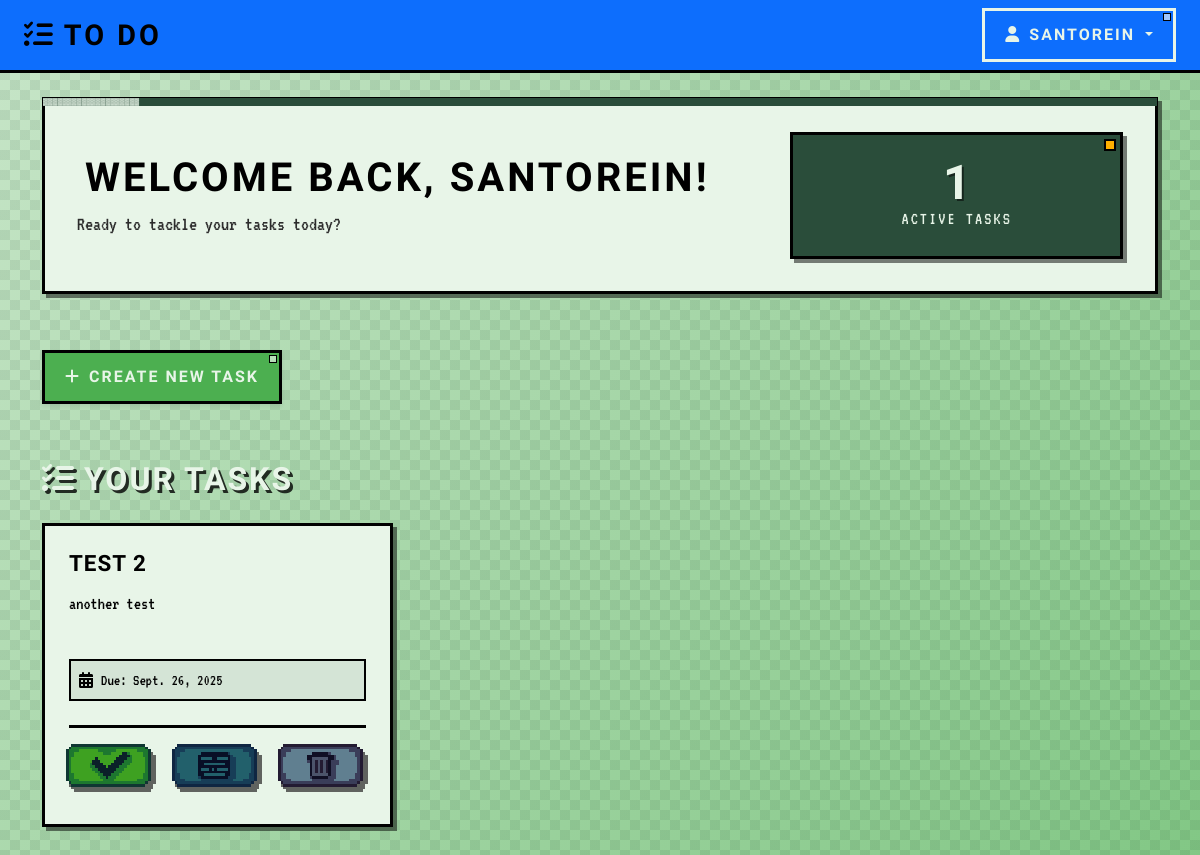
/1, run on an earlier commit of the app's database.
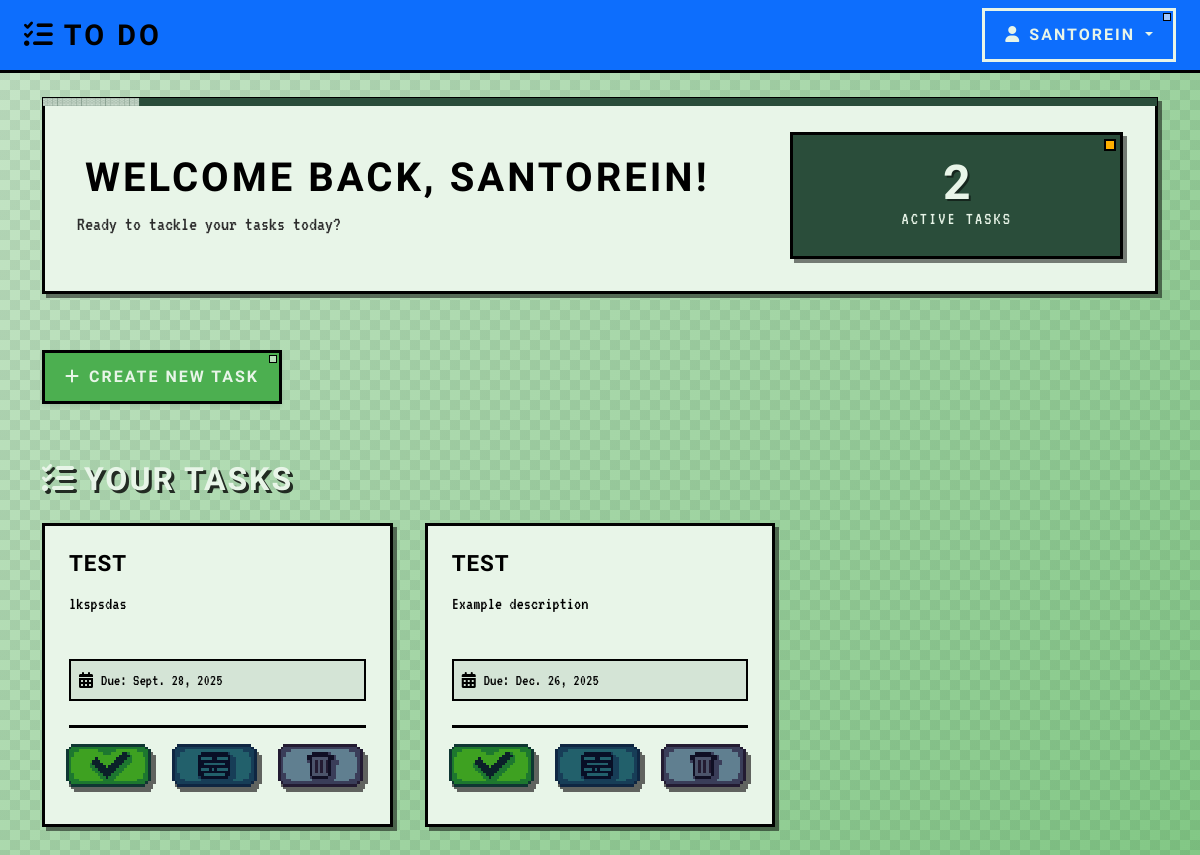
And on a later commit of the database.
### tasks_app/models.py (models this page shows, shortened)
class Task(models.Model):
    name = models.CharField(max_length = 30)
    description = models.CharField(max_length = 85)
    deadline = models.DateField(null=True, blank=True)
    completed = models.BooleanField(default = False)
    user = models.ForeignKey(User, on_delete=models.CASCADE, related_name = 'tasks')

### tasks_app/views/general_views.py (the view)
# urls.py: path('<int:user_id>', views.user_tasks, name = 'main'),
def user_tasks(request, user_id):
    user = get_object_or_404(User, id=user_id)
    tasks = user.tasks.filter(completed = False)
    tasks_list = list()
    return render(request, "user.html", {
        'user':  user,
        'tasks': tasks
    })

### tasks_app/templates/user.html (shortened to what the changed rows need)
{% extends 'base.html' %}
{% load static %}
{% block content %}
<div class="dashboard-bg">
    <div class="container py-4">
        <div class="row mb-4">
            <div class="col-12">
                <div class="welcome-card">
                    <div class="row align-items-center">
                        <div class="col-md-8">
                            <h1 class="welcome-title mb-2">
                                Welcome back, {{user.username}}!
                            </h1>
                        </div>
                        <div class="col-md-4 text-md-end">
                            <div class="task-counter">
                                <span class="counter-number">{{tasks|length}}</span>
                                <span class="counter-label">Active Tasks</span>
                            </div>
                        </div>
                    </div>
                </div>
            </div>
        </div>
        <div class="row">
            <div class="col-12">
                <div class="section-header mb-4">
                    <h2 class="section-title">
                        <i class="fas fa-list-check me-2"></i>Your Tasks
                    </h2>
                </div>
                {% if tasks %}
                    <div class="tasks-grid">
                        {% for task in tasks %}
                        <div class="task-card">
                            <div class="task-header">
                                <h5 class="task-title">{{task.name}}</h5>
                            </div>
                            <div class="task-body">
                                <p class="task-description">{{task.description}}</p>
                                <div class="task-meta">
                                    <div class="due-date">
                                        <i class="fas fa-calendar-alt me-2"></i>
                                        <span>Due: {{task.deadline}}</span>
                                    </div>
                                </div>
                            </div>
                            <div class="task-actions">
                                <form method="POST" action="{% url 'complete_task' user.id task.id %}" class="d-inline">
                                    <input type="image" class="action-icon" src="{% static 'completado.png' %}" alt="Complete" width="90" title="Mark Complete">
                                </form>
                                <a href="{% url 'modify_task' user.id task.id 0 %}">
                                    <img class="action-icon" src="{% static 'Modificar.png' %}" alt="Update" width="90" title="Edit Task">
                                </a>
                                <form method="POST" action="{% url 'delete_task' user.id task.id %}" class="d-inline">
                                    <input type="image" class="action-icon" src="{% static 'eliminar.png' %}" alt="Delete" width="90" onclick="return confirm('Are you sure you want to delete this task?')" title="Delete Task">
                                </form>
                            </div>
                        </div>
                        {% endfor %}
                    </div>
                {% endif %}
            </div>
        </div>
    </div>
</div>
{% endblock %}

What changed in the data, as far as the page shows it:
removed Task: name "TEST 2", description "another test", deadline "Sept. 26, 2025"
added Task: name "TEST", description "lkspsdas", deadline "Sept. 28, 2025"
added Task: name "TEST", description "Example description", deadline "Dec. 26, 2025"
Also different on the page:
{{ tasks|length }}: "1" → "2"
